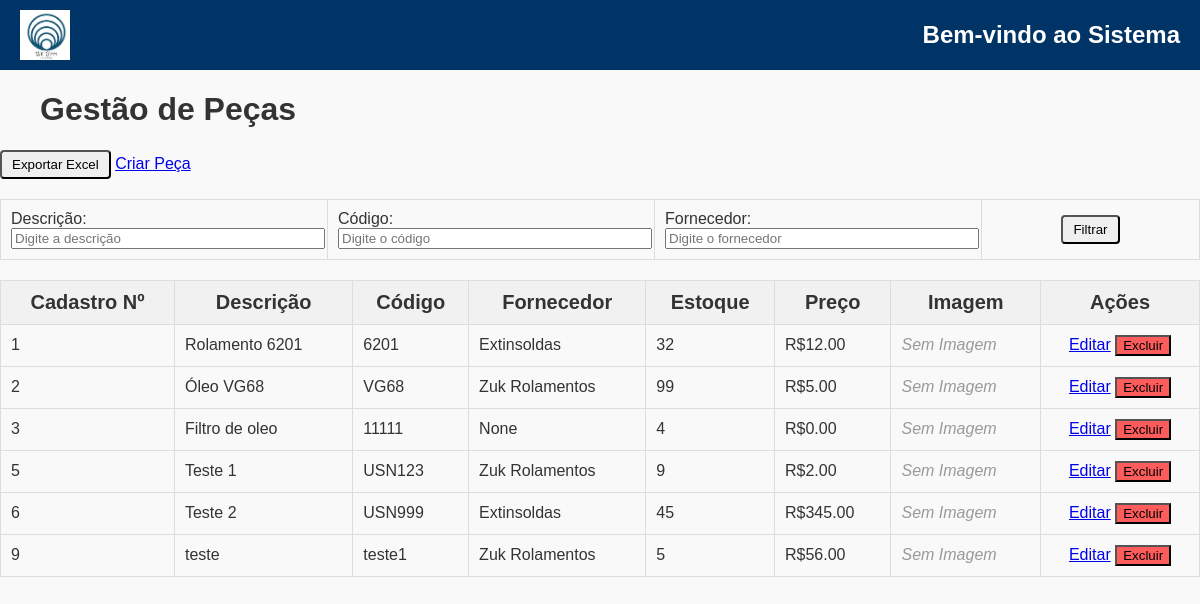
Page /cadEstoque/ (signed in) on the earlier database version.
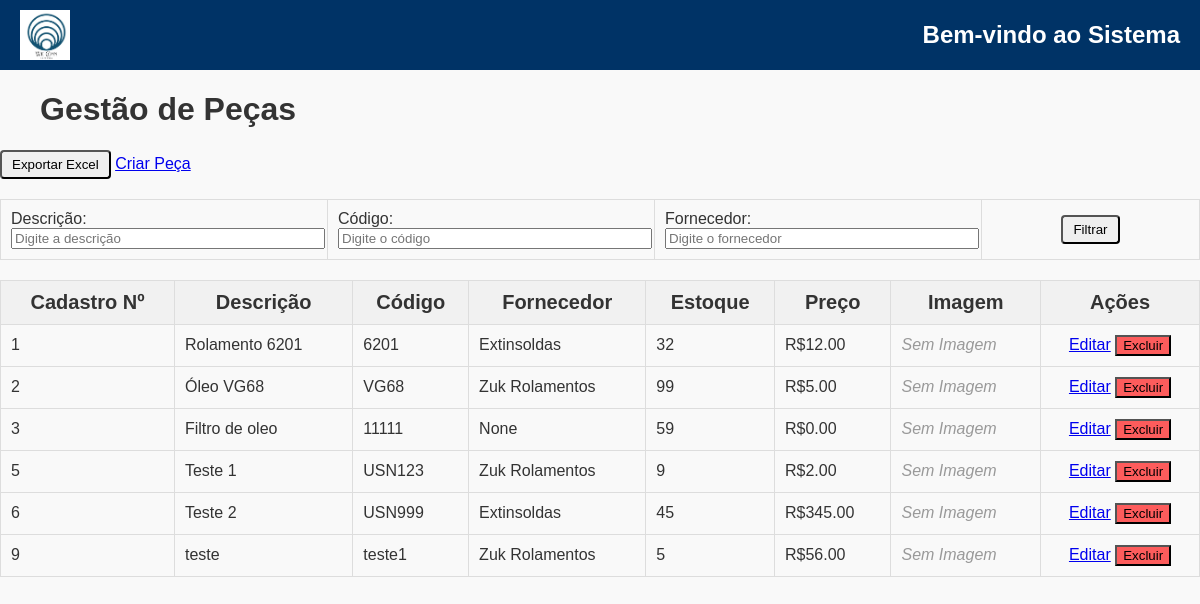
Same page on the later database version.
### cadEstoque/models.py (models this page shows, shortened)
class Pecas(models.Model):
    descricao = models.CharField(max_length=255)
    codigo = models.CharField(max_length=100)
    estoque_minimo = models.IntegerField(default=0)
    estoque_atual = models.IntegerField(default=0)
    preco =  models.DecimalField(max_digits=10, decimal_places=2, default=0)
    unidade_medida = models.CharField(max_length=20)  # kg, unidade, metro, etc
    localizacao = models.CharField(max_length=100, help_text="Localização física no estoque")
    data_ultima_compra = models.DateField(null=True)
    vida_util = models.IntegerField(null=True, help_text="Vida útil em dias")
    fornecedor = models.ForeignKey(
        'CadFornecedor.Fornecedor',  # Relaciona ao modelo Fornecedor do app CadFornecedor
        on_delete=models.SET_NULL,
        related_name='pecas',
        null=True,
        blank=True
    )
    orcamentos = models.FileField(upload_to='orcamentos/', blank=True, null=True)
    foto = models.ImageField(upload_to='fotos_pecas/', null=True, blank=True)
    observacoes = models.TextField(null=True, blank=True)

### cadEstoque/views.py (the view)
# urls.py: path('cadEstoque/', teste, name='cadEstoque'),
@login_required
def teste(request):
    pecas = Pecas.objects.all()
    fornecedor_id = request.POST.get('fornecedor')
    descricao = request.GET.get('descricao')
    codigo = request.GET.get('codigo')
    if descricao or codigo:
        request.session['descricao'] = descricao
        request.session['codigo'] = codigo
        return redirect('cadEstoque')  # Redireciona para limpar os campos da URL
    descricao = request.session.get('descricao')
    codigo = request.session.get('codigo')
    if descricao:
        pecas = pecas.filter(descricao__icontains=descricao)
    if codigo:
        pecas = pecas.filter(codigo__icontains=codigo)
    for peca in pecas:
        peca.foto_url = peca.foto.url if peca.foto else None
    request.session.pop('descricao', None)
    request.session.pop('codigo', None)
    if request.GET.get('exportar_excel'):
        wb = gerar_excel_pecas(pecas)
        response = HttpResponse(content_type='application/vnd.openxmlformats-officedocument.spreadsheetml.sheet')
        response['Content-Disposition'] = 'attachment; filename="pecas.xlsx"'
        wb.save(response)
        return response
    return render(request, 'teste.html', {'pecas': pecas})

### CadFornecedor/models.py (called while the page is built)
    def __str__(self):
        return self.fornecedor

### cadEstoque/templates/teste.html (shortened to what this page needs)
{% extends 'base.html' %}
{% load static %}
{% block content %}
<link rel="stylesheet" href="https://maxcdn.bootstrapcdn.com/font-awesome/4.7.0/css/font-awesome.min.css">
<div class="content-container">
    <div class="top-side">
        <h1 style="text-align: left; margin-left: 40px;">Gestão de Peças</h1>
        <div>
            <button type="submit" class="btn btn-success" name="exportar_excel" value="true">Exportar Excel</button>
            <a href="{% url 'cria_peca' %}" class="custom-button">Criar Peça</a>
        </div>
    </div>
    <table class="tabela-sem-divisoes" style="border: none">
        <form method="get">
            <td style="width: 15%">
                <div>
                    <label for="descricao">Descrição:</label>
                    <input type="text" name="descricao" id="descricao" placeholder="Digite a descrição" value="{{ request.GET.descricao }}">
                </div>
            </td>
            <td style="width: 15%">
                <div>
                    <label for="codigo">Código:</label>
                    <input type="text" name="codigo" id="codigo" placeholder="Digite o código" value="{{ request.GET.codigo }}">
                </div>
            </td>
            <td style="width: 15%">
                <div>
                    <label for="fornecedor">Fornecedor:</label>
                    <input type="text" name="fornecedor" id="fornecedor" placeholder="Digite o fornecedor" value="{{ request.GET.fornecedor }}">
                </div>
            </td>
            <td style="width: 10%;">
                <div style="text-align: center;">
                    <button type="submit" class="btn btn-primary">Filtrar</button>
                </div>
            </td>
        </form>
    </table>
    <table border="1">
        <thead>
            <tr>
                <th>Cadastro Nº</th>
                <th>Descrição</th>
                <th>Código</th>
                <th>Fornecedor</th>
                <th>Estoque</th>
                <th>Preço</th>
                <th>Imagem</th>
                <th>Ações</th>
            </tr>
        </thead>
        <tbody>
            {% for peca in pecas %}
            <tr>
                <td>{{ peca.id }}</td>
                <td>{{ peca.descricao|truncatechars:50 }}</td>
                <td>{{ peca.codigo }}</td>
                <td>{{ peca.fornecedor }}</td>
                <td>{{ peca.estoque_atual }}</td>
                <td>R${{ peca.preco }}</td>
                <td>
                    {% if peca.foto %}
                        <a href="{{ request.scheme }}://{{ request.get_host }}{{ peca.foto_url }}" target="_blank">
                            <img src="{{ request.scheme }}://{{ request.get_host }}{{ peca.foto_url }}" style="width: 50px; height: 50px; object-fit: cover;">
                        </a>
                    {% else %}
                        <span style="color: #999; font-style: italic;">Sem Imagem</span>
                    {% endif %}
                </td>
                <td style="text-align: center;">
                    <a href="{% url 'editar_peca' peca.id %}" class="custom-button table-button">Editar</a>
                    <form method="post" action="{% url 'excluir_peca' peca.id %}" style="display:inline;" onsubmit="return confirmDelete();">
                        <button type="submit" class="custom-button table-button delete-button">Excluir</button>
                    </form>
                </td>
            </tr>
            {% endfor %}
        </tbody>
    </table>
</div>
{% endblock %}

Differences in the rows shown:
changed Pecas "Filtro de oleo": estoque_atual "4" → "59"
